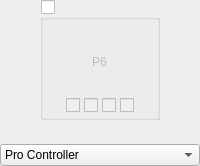
            <widget class="QWidget" name="widgetPlayer6" native="true">
             <layout class="QVBoxLayout" name="verticalLayout_24">
              <property name="spacing">
               <number>5</number>
              </property>
              <property name="leftMargin">
               <number>0</number>
              </property>
              <property name="topMargin">
               <number>0</number>
              </property>
              <property name="rightMargin">
               <number>0</number>
              </property>
              <property name="bottomMargin">
               <number>0</number>
              </property>
              <item alignment="Qt::AlignHCenter">
               <widget class="QGroupBox" name="groupPlayer6Connected">
                <property name="minimumSize">
                 <size>
                  <width>120</width>
                  <height>120</height>
                 </size>
                </property>
                <property name="maximumSize">
                 <size>
                  <width>120</width>
                  <height>120</height>
                 </size>
                </property>
                <property name="title">
                 <string/>
                </property>
                <property name="checkable">
                 <bool>true</bool>
                </property>
                <property name="checked">
                 <bool>false</bool>
                </property>
                <layout class="QVBoxLayout" name="verticalLayout_9" stretch="1,0">
                 <property name="spacing">
                  <number>7</number>
                 </property>
                 <property name="leftMargin">
                  <number>14</number>
                 </property>
                 <property name="topMargin">
                  <number>7</number>
                 </property>
                 <property name="rightMargin">
                  <number>14</number>
                 </property>
                 <property name="bottomMargin">
                  <number>4</number>
                 </property>
                 <item>
                  <widget class="PlayerControlPreview" name="controllerPlayer6">
                   <property name="styleSheet">
                    <string notr="true"/>
                   </property>
                   <layout class="QVBoxLayout" name="verticalLayout_17">
                    <property name="topMargin">
                     <number>16</number>
                    </property>
                    <item alignment="Qt::AlignHCenter|Qt::AlignVCenter">
                     <widget class="QLabel" name="labelPlayer6">
                      <property name="text">
                       <string>P6</string>
                      </property>
                     </widget>
                    </item>
                   </layout>
                  </widget>
                 </item>
                 <item alignment="Qt::AlignHCenter">
                  <widget class="QWidget" name="Player6LEDs" native="true">
                   <property name="enabled">
                    <bool>false</bool>
                   </property>
                   <property name="minimumSize">
                    <size>
                     <width>0</width>
                     <height>10</height>
                    </size>
                   </property>
                   <layout class="QHBoxLayout" name="horizontalLayout_12">
                    <property name="spacing">
                     <number>4</number>
                    </property>
                    <property name="leftMargin">
                     <number>0</number>
                    </property>
                    <property name="topMargin">
                     <number>0</number>
                    </property>
                    <property name="rightMargin">
                     <number>0</number>
                    </property>
                    <property name="bottomMargin">
                     <number>0</number>
                    </property>
                    <item>
                     <widget class="QCheckBox" name="checkboxPlayer6LED1"/>
                    </item>
                    <item>
                     <widget class="QCheckBox" name="checkboxPlayer6LED2"/>
                    </item>
                    <item>
                     <widget class="QCheckBox" name="checkboxPlayer6LED3"/>
                    </item>
                    <item>
                     <widget class="QCheckBox" name="checkboxPlayer6LED4"/>
                    </item>
                   </layout>
                  </widget>
                 </item>
                </layout>
               </widget>
              </item>
              <item>
               <widget class="QWidget" name="Player6Explain" native="true">
                <property name="minimumSize">
                 <size>
                  <width>0</width>
                  <height>10</height>
                 </size>
                </property>
                <property name="maximumSize">
                 <size>
                  <width>150</width>
                  <height>16777215</height>
                 </size>
                </property>
                <layout class="QVBoxLayout" name="verticalLayout_41">
                 <property name="spacing">
                  <number>0</number>
                 </property>
                 <property name="leftMargin">
                  <number>0</number>
                 </property>
                 <property name="topMargin">
                  <number>0</number>
                 </property>
                 <property name="rightMargin">
                  <number>0</number>
                 </property>
                 <property name="bottomMargin">
                  <number>0</number>
                 </property>
                 <item>
                  <widget class="QLabel" name="labelPlayer6Explain">
                   <property name="alignment">
                    <set>Qt::AlignCenter</set>
                   </property>
                  </widget>
                 </item>
                </layout>
               </widget>
              </item>
              <item>
               <widget class="QComboBox" name="comboPlayer6Emulated">
                <item>
                 <property name="text">
                  <string>Pro Controller</string>
                 </property>
                </item>
                <item>
                 <property name="text">
                  <string>Joy-Con 2 Pair</string>
                 </property>
                </item>
                <item>
                 <property name="text">
                  <string>Joy-Con 2 (L)</string>
                 </property>
                </item>
                <item>
                 <property name="text">
                  <string>Joy-Con 2 (R)</string>
                 </property>
                </item>
               </widget>
              </item>
             </layout>
            </widget>
